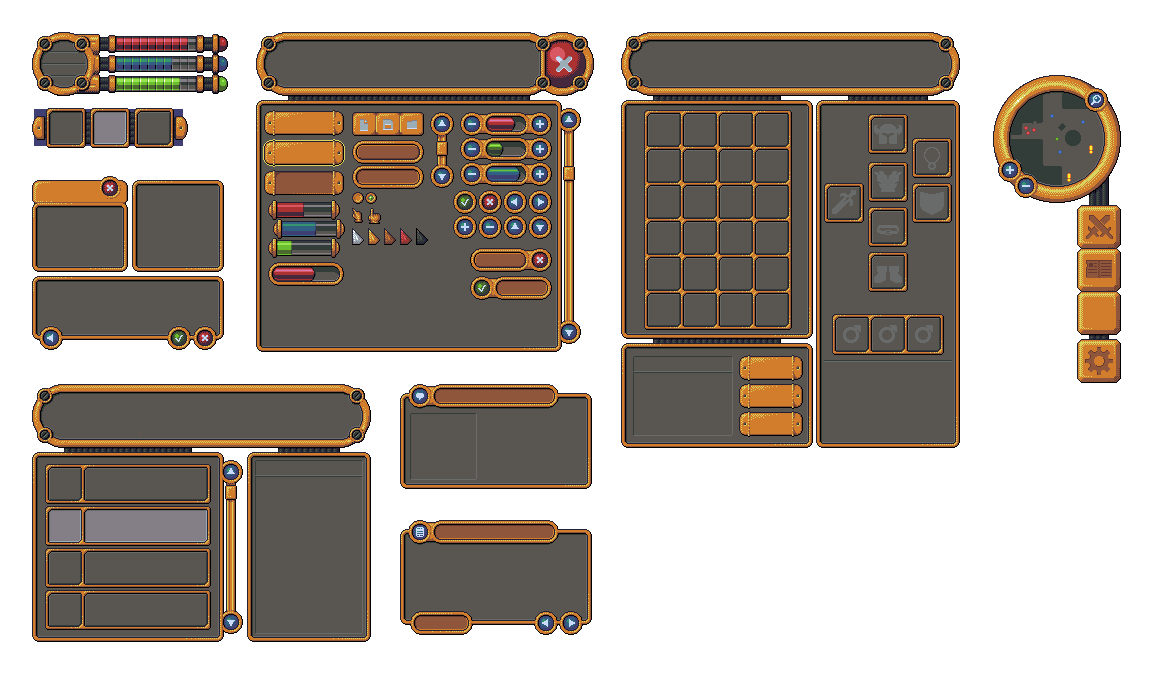
#> input picture Harvard Game Dev/3Breakout/breakout0/graphics/ui.png, 1152 x 673 px, given in place of UI.jpeg, which was not available
$ python ImageToPencil.py
#> lines starting #> are read from the running program, lines starting #| are printed output that depends on the picture; pictures that were not available may be replaced by others from this repository, and a replacement may not be noted
import cv2
import matplotlib.pyplot as plt

plt.style.use('seaborn')

image = cv2.imread("UI.jpeg")
#> image is the input picture: shape (673, 1152, 3); mean B, G, R 153.1, 161.6, 170.9
image = cv2.cvtColor(image, cv2.COLOR_BGR2RGB)
plt.figure(figsize=(8,8))
plt.imshow(image)
plt.axis("off")
plt.title("Original Image")
plt.show()

image_gray = cv2.cvtColor(image, cv2.COLOR_BGR2GRAY)
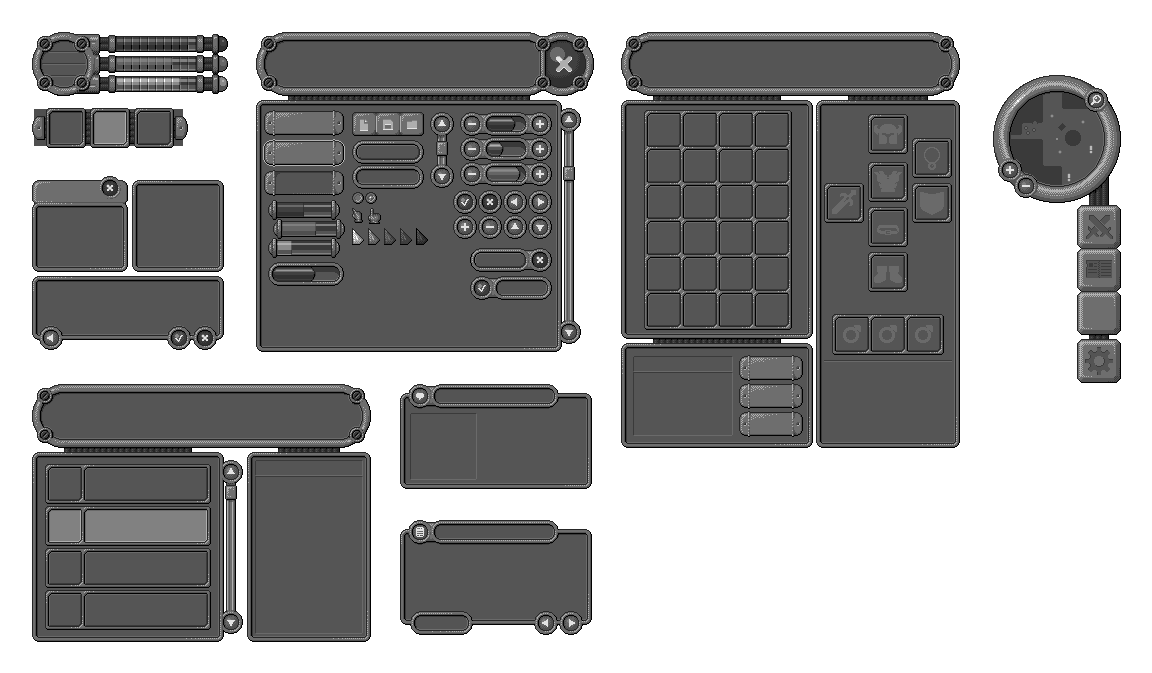
#> image_gray: shape (673, 1152); min 0, max 255, mean 160
plt.figure(figsize=(8,8))
plt.imshow(image_gray,cmap="gray")
plt.axis("off")
plt.title("Grayscale Image")
plt.show()

image_invert = cv2.bitwise_not(image_gray)
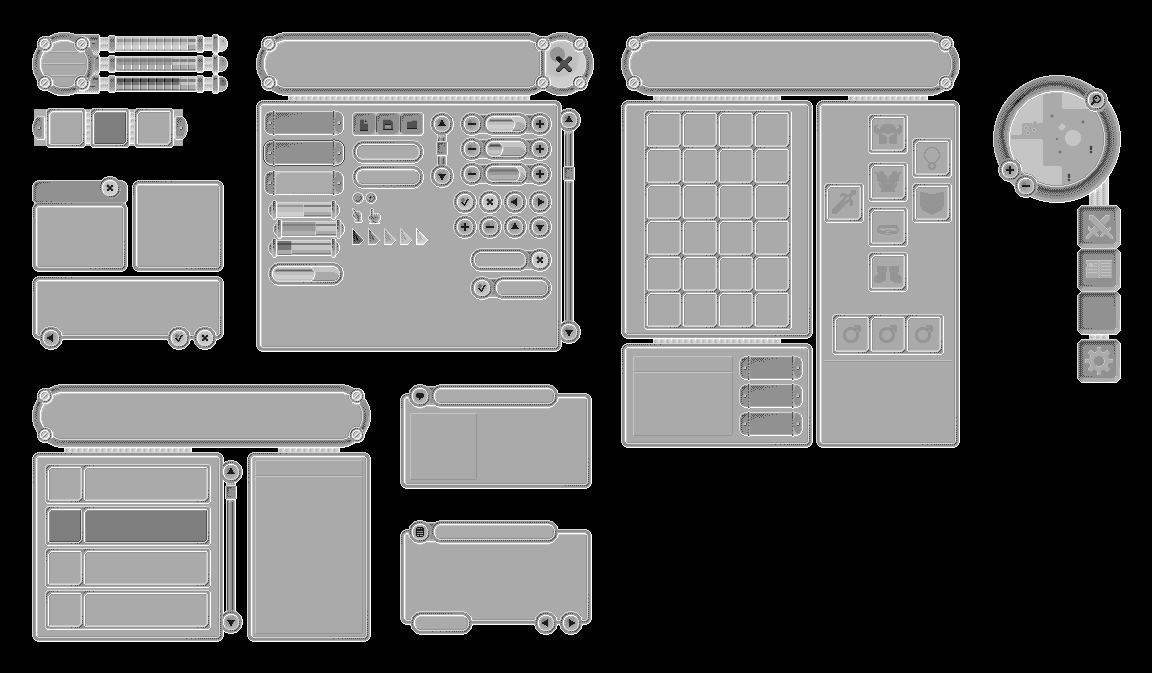
#> image_invert: shape (673, 1152); min 0, max 255, mean 95
plt.figure(figsize=(8,8))
plt.imshow(image_invert,cmap="gray")
plt.axis("off")
plt.title("Grayscale Image")
plt.show()

image_smoothing = cv2.GaussianBlur(image_invert, (21, 21),sigmaX=0, sigmaY=0)
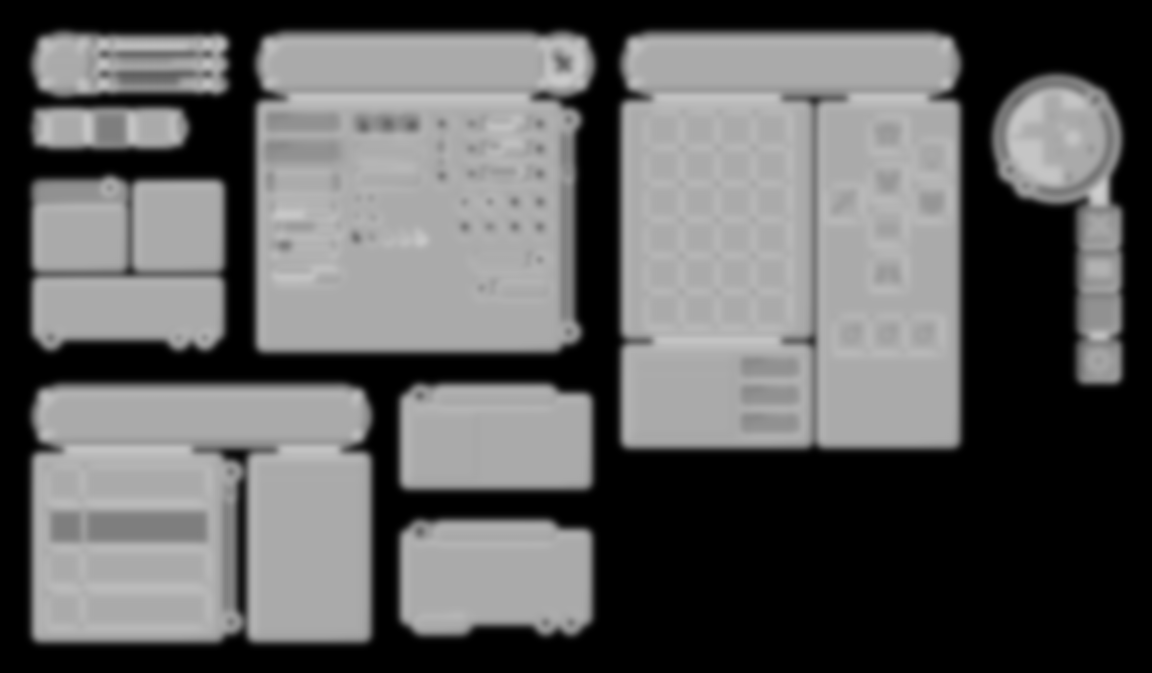
#> image_smoothing: shape (673, 1152); min 0, max 207, mean 95
plt.figure(figsize=(8,8))
plt.imshow(image_smoothing,cmap="gray")
plt.axis("off")
plt.title("Smoothen Image")
plt.show()

final = cv2.divide(image_gray,255-image_smoothing,scale=255)
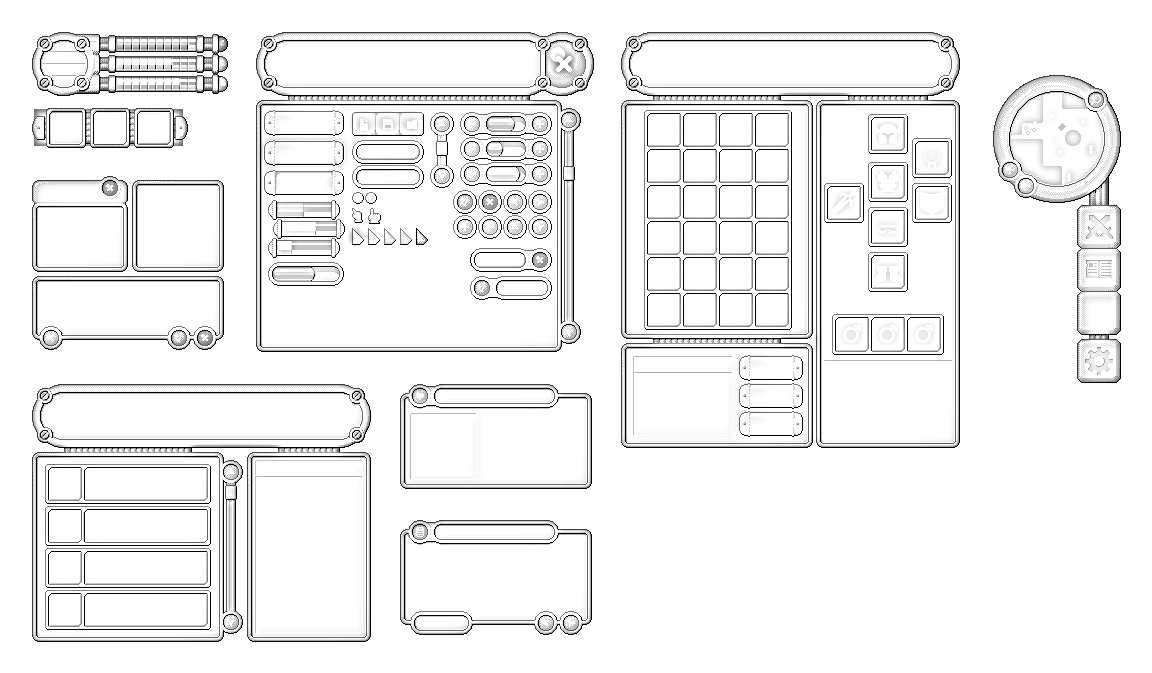
#> final: shape (673, 1152); min 0, max 255, mean 240.1
plt.figure(figsize=(8,8))
plt.imshow(final,cmap="gray")
plt.axis("off")
plt.title("Final Sketch Image")
plt.show()
